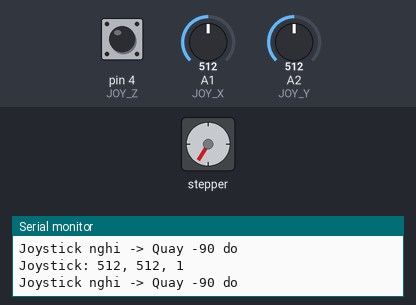
This sketch was run on a simulated Arduino Uno, built with avr-gcc and run on an emulated ATmega328P. Shown: stepper motor, the last lines printed to the serial monitor. Inputs (shaded band) come from the test bench; at power-on: A1 (JOY_X) = 512, A2 (JOY_Y) = 512, pin 4 (JOY_Z) HIGH. Stepper angles assume 2048 steps per turn.

Above: at 2.6 s.
2.7 s: A1 (JOY_X) set to 560
At 5.2 s:
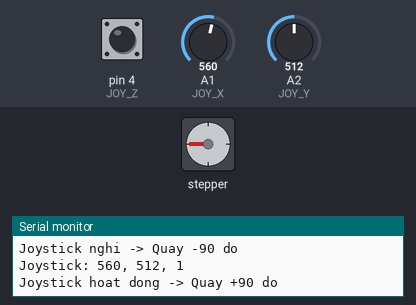
6.2 s: A1 (JOY_X) set to 540
At 7.0 s:
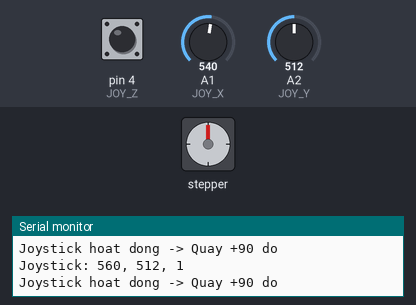
11.8 s: A2 (JOY_Y) set to 560
At 12.4 s:
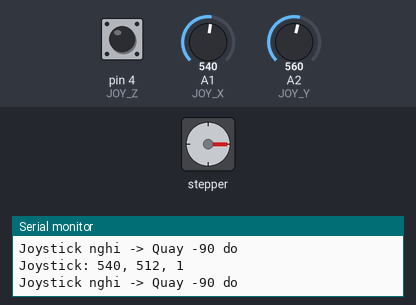
15.3 s: A2 (JOY_Y) set to 540
At 17.9 s:
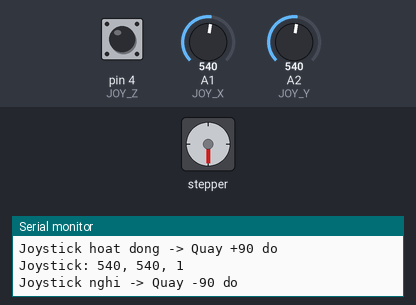
20.9 s: pin 4 (JOY_Z) pulled LOW for 2.15 s
24.5 s: A1 (JOY_X) set to 716
Timing chart, 0 to 29.0 s (numbered marks = the images above; inputs shaded):
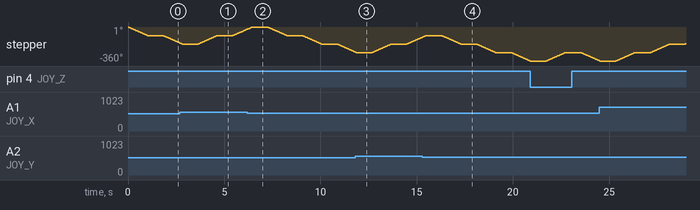

The sketch:

Buoc_Joystick.ino
```cpp
#include <Stepper.h>

// ===== JOYSTICK =====
#define JOY_X A1
#define JOY_Y A2
#define JOY_Z 4   // nut nhan

// ===== ĐỘNG CƠ BƯỚC =====
#define IN1 8
#define IN2 9
#define IN3 10
#define IN4 12

const int STEPS_PER_REV = 2048; // 28BYJ-48

Stepper myStepper(STEPS_PER_REV, IN1, IN3, IN2, IN4);

// đổi độ sang bước
int degreeToSteps(int degree) {
  return (long)degree * STEPS_PER_REV / 360;
}

// hàm kiểm tra joystick
bool joystick(int thresholdX = 550, int thresholdY = 550) {
  int x = analogRead(JOY_X);
  int y = analogRead(JOY_Y);
  int z = digitalRead(JOY_Z);

  Serial.print("Joystick: ");
  Serial.print(x);
  Serial.print(", ");
  Serial.print(y);
  Serial.print(", ");
  Serial.println(z);

  if (x >= thresholdX || y >= thresholdY || z == LOW) {
    return true;
  } else {
    return false;
  }
}

void setup() {
  Serial.begin(9600);
  pinMode(JOY_Z, INPUT_PULLUP);

  myStepper.setSpeed(15);
  Serial.println("Joystick + Stepper san sang...");
}

void loop() {
  if (joystick()) {
    Serial.println("Joystick hoat dong -> Quay +90 do");
    myStepper.step(degreeToSteps(90));
    delay(300);
  } else {
    Serial.println("Joystick nghi -> Quay -90 do");
    myStepper.step(degreeToSteps(-90));
    delay(300);
  }

  delay(500);
}
```
